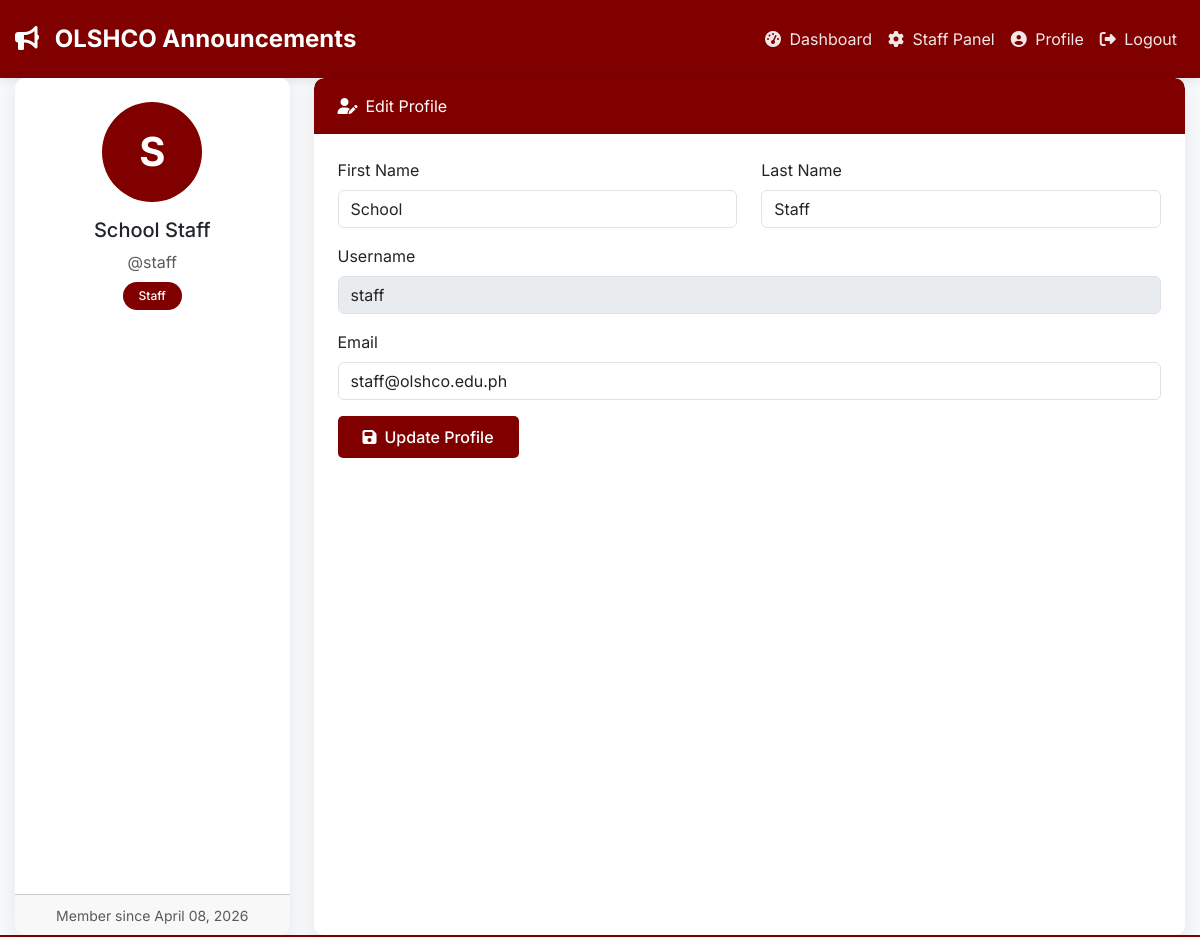
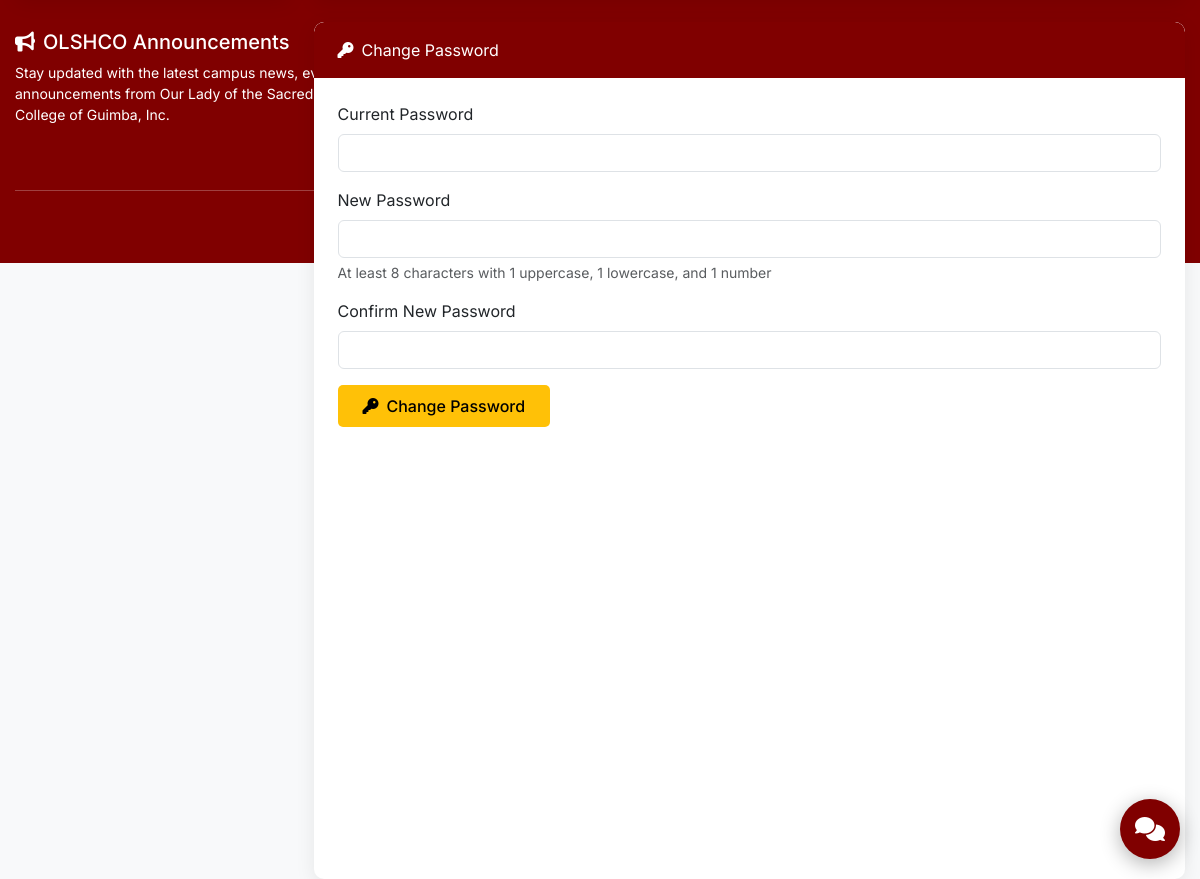
Page /api/profile.php (signed in) on the committed database (2 pictures, top to bottom).
### tables this page shows
CREATE TABLE `users` (
  `id` int(11) NOT NULL,
  `username` varchar(50) NOT NULL,
  `email` varchar(100) NOT NULL,
  `password` varchar(255) NOT NULL,
  `first_name` varchar(50) DEFAULT NULL,
  `last_name` varchar(50) DEFAULT NULL,
  `user_type` enum('admin','staff','user') DEFAULT 'user',
  `status` enum('active','inactive') DEFAULT 'active',
  `last_login` datetime DEFAULT NULL,
  `created_at` timestamp NOT NULL DEFAULT current_timestamp(),
  `updated_at` timestamp NOT NULL DEFAULT current_timestamp() ON UPDATE current_timestamp()
);

### includes/config.php (called while the page is built, shortened)
<?php
function isLoggedIn() {
    return isset($_SESSION['user_id']) && isset($_SESSION['logged_in']) && $_SESSION['logged_in'] === true;
}
function getCurrentUser($pdo) {
    if (isLoggedIn()) {
        $stmt = $pdo->prepare("SELECT * FROM users WHERE id = ?");
        $stmt->execute([$_SESSION['user_id']]);
        return $stmt->fetch();
    }
    return null;
}
?>

### api/profile.php (the view, shortened to what this page needs)
<?php
require_once '../includes/config.php';
$user = getCurrentUser($pdo);
?>
<?php require_once '../includes/header.php'; ?>
<div class="row">
    <div class="col-md-3">
        <div class="card mb-4">
            <div class="card-body text-center">
                <div class="mb-3">
                    <div style="width: 100px; height: 100px; border-radius: 50%; background-color: #800000;
                                color: white; display: flex; align-items: center; justify-content: center;
                                font-size: 40px; font-weight: bold; margin: 0 auto;">
                        <?= strtoupper(substr($user['first_name'] ?? $user['username'], 0, 1)) ?>
                    </div>
                </div>
                <h5><?= htmlspecialchars($user['first_name'] . ' ' . $user['last_name']) ?></h5>
                <p class="text-muted mb-2">@<?= htmlspecialchars($user['username']) ?></p>
                <span class="badge" style="background-color: #800000; color: white;">
                    <?= ucfirst($user['user_type']) ?>
                </span>
            </div>
            <div class="card-footer text-center text-muted">
                <small>Member since <?= date('F d, Y', strtotime($user['created_at'])) ?></small>
            </div>
        </div>
    </div>
    <div class="col-md-9">
        <div class="card mb-4">
            <div class="card-header" style="background-color: #800000; color: white;">
                <i class="fas fa-user-edit me-2"></i>Edit Profile
            </div>
            <div class="card-body">
                <form method="POST" action="">
                    <div class="row">
                        <div class="col-md-6 mb-3">
                            <label for="first_name" class="form-label">First Name</label>
                            <input type="text" class="form-control" id="first_name" name="first_name"
                                   value="<?= htmlspecialchars($user['first_name'] ?? '') ?>">
                        </div>
                        <div class="col-md-6 mb-3">
                            <label for="last_name" class="form-label">Last Name</label>
                            <input type="text" class="form-control" id="last_name" name="last_name"
                                   value="<?= htmlspecialchars($user['last_name'] ?? '') ?>">
                        </div>
                    </div>
                    <div class="mb-3">
                        <label for="username" class="form-label">Username</label>
                        <input type="text" class="form-control" value="<?= htmlspecialchars($user['username']) ?>" readonly disabled>
                    </div>
                    <div class="mb-3">
                        <label for="email" class="form-label">Email</label>
                        <input type="email" class="form-control" id="email" name="email"
                               value="<?= htmlspecialchars($user['email']) ?>" required>
                    </div>
                    <button type="submit" name="update_profile" class="btn" style="background-color: #800000; color: white;">
                        <i class="fas fa-save me-2"></i>Update Profile
                    </button>
                </form>
            </div>
        </div>
        <div class="card">
            <div class="card-header" style="background-color: #800000; color: white;">
                <i class="fas fa-key me-2"></i>Change Password
            </div>
            <div class="card-body">
                <form method="POST" action="">
                    <div class="mb-3">
                        <label for="current_password" class="form-label">Current Password</label>
                        <input type="password" class="form-control" id="current_password" name="current_password" required>
                    </div>
                    <div class="mb-3">
                        <label for="new_password" class="form-label">New Password</label>
                        <input type="password" class="form-control" id="new_password" name="new_password" required>
                        <div class="form-text">At least 8 characters with 1 uppercase, 1 lowercase, and 1 number</div>
                    </div>
                    <div class="mb-3">
                        <label for="confirm_password" class="form-label">Confirm New Password</label>
                        <input type="password" class="form-control" id="confirm_password" name="confirm_password" required>
                    </div>
                    <button type="submit" name="change_password" class="btn" style="background-color: #ffc107; color: #000;">
                        <i class="fas fa-key me-2"></i>Change Password
                    </button>
                </form>
            </div>
        </div>
    </div>
</div>
<?php require_once '../includes/chatbot.php'; ?>
<?php require_once '../includes/footer.php'; ?>

### assets/css/style.css (style rules this page uses)
:root { --maroon: #800000; --maroon-dark: #660000; --maroon-light: #a52a2a; --white: #ffffff; --light-gray: #f8f9fa; --gold: #ffd700; --text-dark: #333333; --text-muted: #666666; --border-color: #eeeeee; --danger: #dc3545; --success: #28a745; --warning: #ffc107; --info: #17a2b8; }
* { font-family: 'Inter', sans-serif; }
body { background-color: var(--light-gray); min-height: 100vh; display: flex; flex-direction: column; }
.card { border: none; box-shadow: 0 5px 20px rgba(0,0,0,0.08); border-radius: 10px; overflow: hidden; transition: transform 0.3s ease, box-shadow 0.3s ease; height: 100%; }
.card-header { padding: 1rem 1.5rem; border-bottom: none; }
.card-header:first-child { border-radius: 10px 10px 0 0; }
.card-body { padding: 1.5rem; }
.btn { border-radius: 5px; padding: 0.5rem 1.5rem; font-weight: 500; transition: all 0.3s ease; }
.badge { padding: 0.5rem 1rem; border-radius: 20px; font-weight: 500; }

### rows in the picture
users: first_name "S", first_name+last_name "School Staff", username "staff", user_type "Staff", created_at "April 08, 2026", first_name "School", last_name "Staff", email "staff@olshco.edu.ph"
